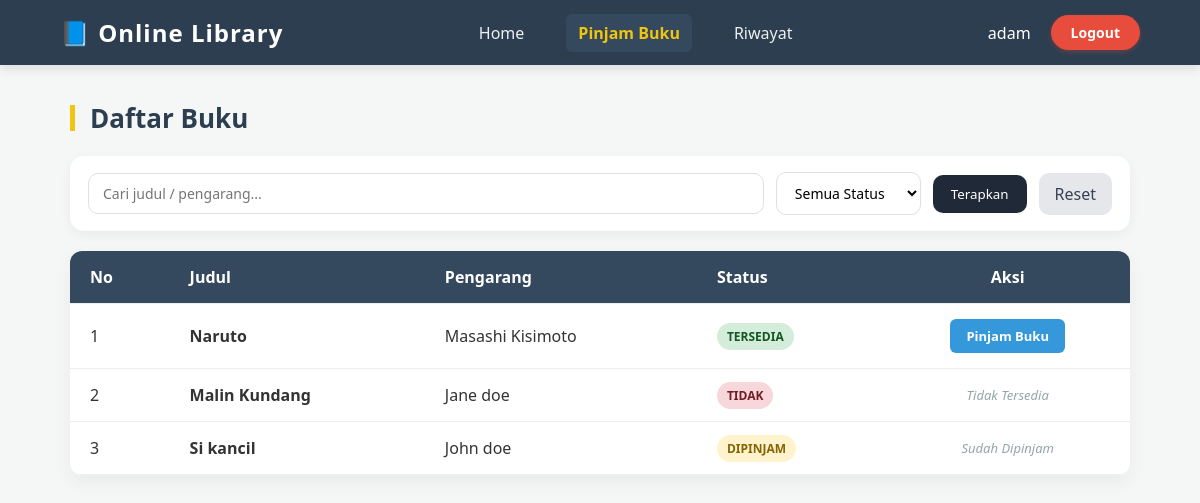
Page /user/pinjam_buku.php (signed in) on the earlier database version.
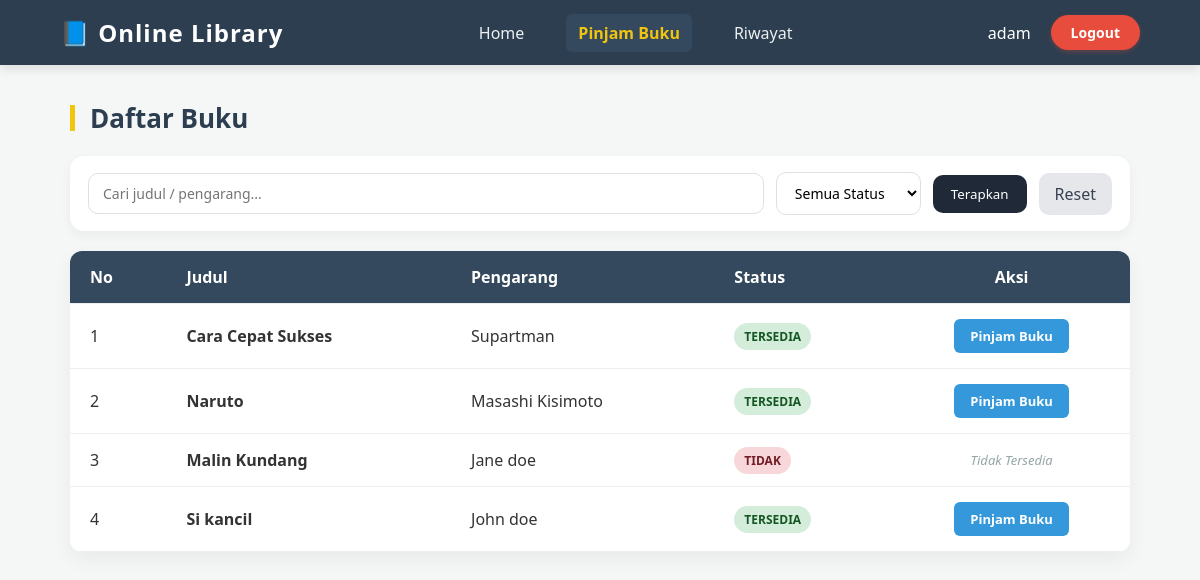
Same page on the later database version.
### tables this page shows
CREATE TABLE `buku` (
  `id_buku` int NOT NULL,
  `nama_buku` varchar(100) NOT NULL,
  `pengarang` varchar(30) NOT NULL,
  `penerbit` varchar(100) NOT NULL,
  `tahun_terbit` year NOT NULL,
  `status` enum('Tersedia','Tidak','Dipinjam','Kembali') NOT NULL
);

### user/pinjam_buku.php (the view, shortened to what this page needs)
<?php
include '../config/config.php';
include 'navbar.php';
$sql = "SELECT * FROM buku";
$sql .= " ORDER BY id_buku DESC";
$query = mysqli_query($koneksi, $sql);
?>
<link rel="stylesheet" href="../css/pinjam/pinjam_buku.css">
<div class="main-content">
    <h2>Daftar Buku</h2>
    <div class="filter-card">
    <form method="GET" class="filter-form">
        <input
            type="text"
            name="search"
            placeholder="Cari judul / pengarang..."
            value="<?= $_GET['search'] ?? '' ?>">
        <select name="status">
            <option value="">Semua Status</option>
        </select>
        <button type="submit">Terapkan</button>
        <a href="pinjam_buku.php" class="btn-reset">Reset</a>
    </form>
</div>
    <div class="table-card">
        <table class="modern-table">
            <thead>
                <tr>
                    <th>No</th>
                    <th>Judul</th>
                    <th>Pengarang</th>
                    <th>Status</th>
                    <th style="text-align: center;">Aksi</th>
                </tr>
            </thead>
            <tbody>
                <?php $no = 1;
                while ($b = mysqli_fetch_assoc($query)): ?>
                    <tr>
                        <td><?= $no++; ?></td>
                        <td><strong><?= $b['nama_buku']; ?></strong></td>
                        <td><?= $b['pengarang']; ?></td>
                        <td>
                            <?php
                            $statusClass = (strtolower($b['status']) == 'tersedia') ? 'tersedia' : (strtolower($b['status']) == 'dipinjam' ? 'dipinjam' : 'tidak-ada');
                            ?>
                            <span class="status-label <?= $statusClass; ?>"><?= $b['status']; ?></span>
                        </td>
                        <td style="text-align: center;">
                            <?php if (strtolower($b['status']) == 'tersedia'): ?>
                                <a href="config_pinjam/proses_pinjam.php?id=<?= $b['id_buku']; ?>" class="btn-pinjam">Pinjam Buku</a>
                            <?php elseif (strtolower($b['status']) == 'dipinjam'): ?>
                                <span class="text-muted">Sudah Dipinjam</span>
                            <?php else: ?>
                                <span class="text-muted">Tidak Tersedia</span>
                            <?php endif; ?>
                        </td>
                    </tr>
                <?php endwhile; ?>
            </tbody>
        </table>
    </div>
</div>

Differences in the rows shown:
added buku: nama_buku "Cara Cepat Sukses", pengarang "Supartman", status "TERSEDIA"
changed buku "Si kancil": status "DIPINJAM" → "TERSEDIA"; status "Sudah Dipinjam" → "Pinjam Buku"
